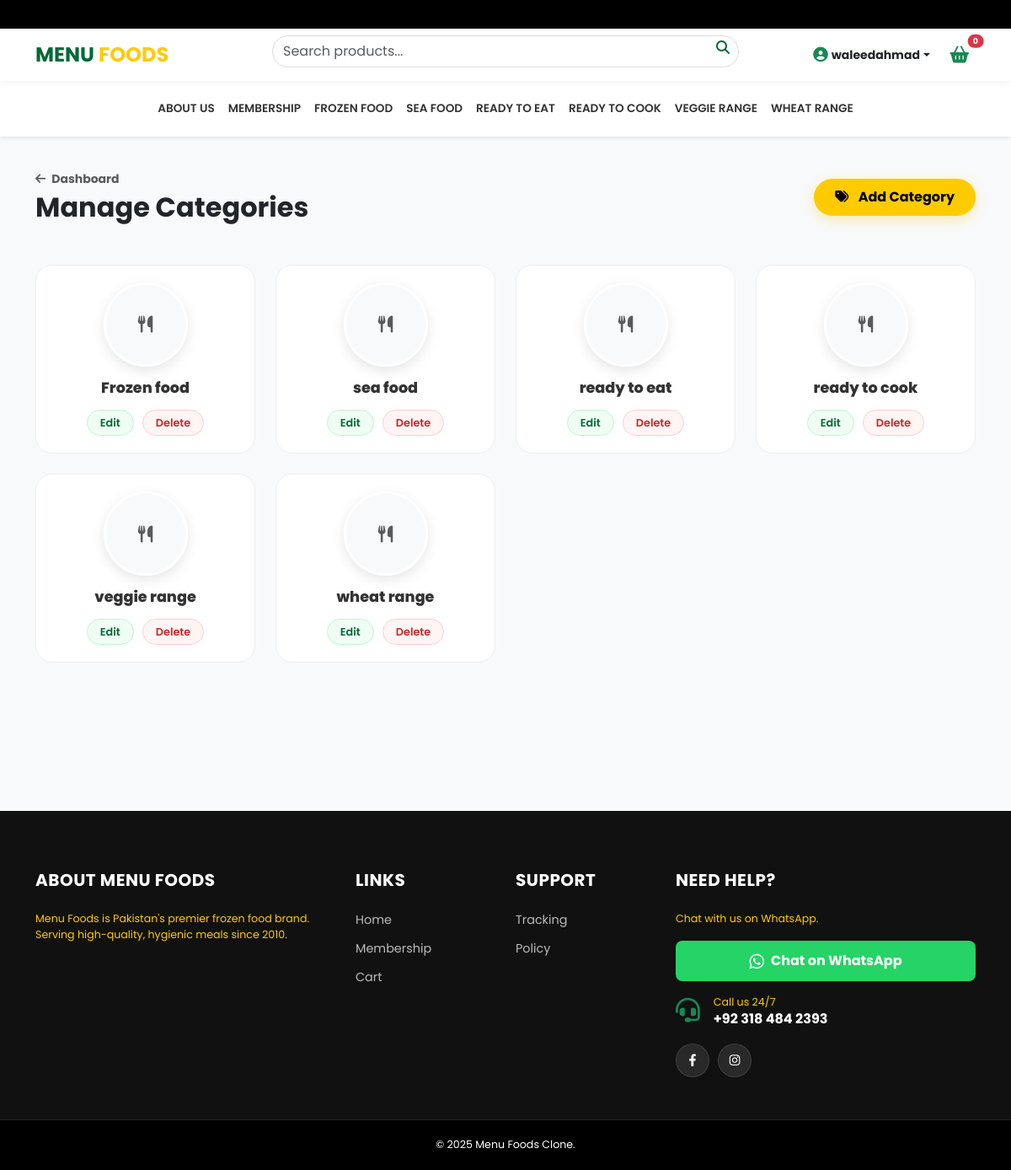
The page /portal/categories/ (signed in) on the database its author committed.
### store/models.py (models this page shows, shortened)
class Category(models.Model):
    name = models.CharField(max_length=100, unique=True)
    image = models.ImageField(upload_to='categories/', blank=True, null=True)
    class Meta: verbose_name_plural = "Categories"

### custom_admin/views.py (the view)
# urls.py: path('categories/', views.admin_categories_list, name='admin_categories_list'),
@user_passes_test(is_admin)
def admin_categories_list(request):
    return render(request, 'custom_admin/categories_list.html', {'categories': Category.objects.all()})

### custom_admin/views.py (called while the page is built)
def is_admin(u): return u.is_superuser

### orders/context_processors.py (called while the page is built)
def cart_count(request):
    cart = request.session.get('cart', {})
    return {'cart_item_count': sum(cart.values())}

### templates/custom_admin/categories_list.html (shortened to what this page needs)
{% extends 'store/base.html' %}
{% block content %}
<div class="admin-bg">
    <div class="container">
        <div class="d-flex justify-content-between align-items-center mb-5">
            <div>
                <a href="{% url 'admin_dashboard' %}" class="text-decoration-none text-muted fw-bold small mb-1 d-block hover-link">
                    <i class="fas fa-arrow-left me-1"></i> Dashboard
                </a>
                <h2 class="fw-bold text-dark m-0">Manage Categories</h2>
            </div>
            <a href="{% url 'admin_add_category' %}" class="btn-add-new">
                <i class="fas fa-tags me-2"></i> Add Category
            </a>
        </div>
        <div class="row g-4">
            {% for c in categories %}
            <div class="col-6 col-md-4 col-lg-3">
                <div class="cat-card">
                    <div class="cat-img-wrapper">
                        {% if c.image %}
                        <img src="{{ c.image.url }}" class="cat-img" alt="{{ c.name }}">
                        {% else %}
                        <div class="w-100 h-100 bg-light d-flex align-items-center justify-content-center text-muted">
                            <i class="fas fa-utensils fa-lg"></i>
                        </div>
                        {% endif %}
                    </div>
                    <h5 class="cat-title">{{ c.name }}</h5>
                    <div class="cat-actions">
                        <a href="{% url 'admin_edit_category' c.id %}" class="btn-cat-action btn-cat-edit">
                            Edit
                        </a>
                        <a href="{% url 'admin_delete_category' c.id %}" class="btn-cat-action btn-cat-del" onclick="return confirm('Delete {{ c.name }}? This might affect products inside it.');">
                            Delete
                        </a>
                    </div>
                </div>
            </div>
            {% empty %}
            <div class="col-12 text-center py-5">
                <i class="fas fa-layer-group fa-4x text-muted opacity-25 mb-3"></i>
                <h4 class="text-muted fw-bold">No Categories Found</h4>
                <p class="text-muted small">Create categories to organize your products.</p>
            </div>
            {% endfor %}
        </div>
    </div>
</div>
{% endblock %}

### templates/store/base.html (shortened to what this page needs)
{% load static %}
<!DOCTYPE html>
<html lang="en">
<head>
    <link href="https://cdn.jsdelivr.net/npm/bootstrap@5.3.0/dist/css/bootstrap.min.css" rel="stylesheet">
    <link rel="stylesheet" href="https://cdnjs.cloudflare.com/ajax/libs/font-awesome/6.4.0/css/all.min.css">
    <link rel="stylesheet" href="https://cdnjs.cloudflare.com/ajax/libs/viewerjs/1.11.3/viewer.min.css">
</head>
<body>
    <div class="top-bar"><div class="marquee-text">Order now for fresh stock! Deliveries might be slightly delayed. | Call us 24/7 at +92 318 484 2393 | Free Delivery for Members!</div></div>
    <div class="main-header sticky-top">
        <div class="container">
            <div class="row align-items-center g-2">
                <div class="col-6 col-lg-3 d-flex align-items-center">
                    <a href="{% url 'home' %}" class="text-decoration-none">
                        <h4 class="m-0 fw-bold" style="color: var(--primary-green);">MENU <span style="color: var(--accent-yellow);">FOODS</span></h4>
                    </a>
                </div>
                <div class="col-6 col-lg-3 text-end d-flex align-items-center justify-content-end order-lg-3 mobile-actions gap-3">
                    {% if user.is_authenticated %}
                        <div class="dropdown">
                            <a class="text-dark text-decoration-none small fw-bold dropdown-toggle d-flex align-items-center" href="#" data-bs-toggle="dropdown">
                                <span class="d-none d-lg-inline">{{ user.username }}</span>
                            </a>
                        </div>
                    {% else %}
                        <a href="{% url 'login' %}" class="text-dark small fw-bold"><i class="fas fa-user me-1"></i> Login</a>
                    {% endif %}
                    <a href="{% url 'cart_page' %}" class="btn btn-outline-success rounded-pill position-relative border-0 fw-bold p-1 px-2">
                        <i class="fas fa-shopping-basket fa-lg"></i>
                        <span id="cart-badge" class="position-absolute top-0 start-100 translate-middle badge rounded-pill bg-danger" style="font-size: 0.6rem;">{{ cart_item_count|default:"0" }}</span>
                    </a>
                </div>
                <div class="col-12 col-lg-6 order-lg-2 mt-2 mt-lg-0">
                    <form class="search-box d-flex position-relative" action="{% url 'search' %}" method="GET">
                        <input class="form-control search-input" type="search" name="q" placeholder="Search products..." value="{{ request.GET.q }}">
                        <button class="search-btn" type="submit"><i class="fas fa-search"></i></button>
                    </form>
                </div>
            </div>
        </div>
    </div>
    <nav class="navbar navbar-expand-lg navbar-custom shadow-sm bg-white d-none d-lg-block">
        <div class="container justify-content-center">
            <ul class="navbar-nav">
                <li class="nav-item"><a class="nav-link" href="{% url 'about' %}">ABOUT US</a></li>
                <li class="nav-item"><a class="nav-link" href="{% url 'membership' %}">MEMBERSHIP</a></li>
                {% for cat in categories %}
                    <li class="nav-item"><a class="nav-link" href="{% url 'category_view' cat.id %}">{{ cat.name|upper }}</a></li>
                {% endfor %}
            </ul>
        </div>
    </nav>
    <div style="flex: 1;">{% block content %}{% endblock %}</div>
    <footer>
        <div class="container">
            <div class="row g-4">
                <div class="col-lg-4 col-md-6">
                    <h5 class="text-white">About Menu Foods</h5>
                    <p class="small mb-4" style="color: var(--accent-yellow);">
                        Menu Foods is Pakistan's premier frozen food brand. Serving high-quality, hygienic meals since 2010.
                    </p>
                </div>
                <div class="col-lg-2 col-md-6 col-6">
                    <h5>Links</h5>
                    <ul>
                        <li><a href="{% url 'home' %}">Home</a></li>
                        <li><a href="{% url 'membership' %}">Membership</a></li>
                        <li><a href="{% url 'cart_page' %}">Cart</a></li>
                    </ul>
                </div>
                <div class="col-lg-2 col-md-6 col-6">
                    <h5>Support</h5>
                    <ul>
                        <li><a href="{% url 'my_orders' %}">Tracking</a></li>
                        <li><a href="{% url 'about' %}">Policy</a></li>
                    </ul>
                </div>
                <div class="col-lg-4 col-md-6">
                    <h5>Need Help?</h5>
                    <p class="small mb-3" style="color: var(--accent-yellow);">Chat with us on WhatsApp.</p>
                    <a href="https://wa.me/923184842393" target="_blank" class="btn w-100 mb-3 d-flex align-items-center justify-content-center" style="background-color: #25D366; color: white; font-weight: bold; border:none; padding: 12px; border-radius: 8px;">
                        <i class="fab fa-whatsapp fa-lg me-2"></i> Chat on WhatsApp
                    </a>
                    <div class="d-flex align-items-center mb-3">
                        <i class="fas fa-headset fa-2x text-success me-3"></i>
                        <div>
                            <p class="mb-0 small" style="color: var(--accent-yellow);">Call us 24/7</p>
                            <h6 class="text-white fw-bold m-0">+92 318 484 2393</h6>
                        </div>
                    </div>
                    <div class="footer-social">
                        <a href="https://web.facebook.com/profile.php?id=61584493205748" target="_blank"><i class="fab fa-facebook-f"></i></a>
                        <a href="#" target="_blank"><i class="fab fa-instagram"></i></a>
                    </div>
                </div>
            </div>
        </div>
        <div class="footer-bottom">
            <div class="container text-center">
                <p class="mb-0 small text-white">&copy; 2025 Menu Foods Clone.</p>
            </div>
        </div>
    </footer>
</body>
</html>

### templates/store/base.html (style rules this page uses)
:root { --primary-green: #006837; --accent-yellow: #fecb00; --light-bg: #f8f9fa; }
body { font-family: 'Poppins', sans-serif; background-color: var(--light-bg); display: flex; flex-direction: column; min-height: 100vh; }
.top-bar { background-color: #000; color: #fff; font-size: 0.75rem; padding: 8px 0; overflow: hidden; white-space: nowrap; }
.marquee-text { display: inline-block; padding-left: 100%; animation: marquee 15s linear infinite; }
.main-header { background-color: #fff; padding: 15px 0; box-shadow: 0 2px 10px rgba(0,0,0,0.05); }
.search-input { border-radius: 50px; padding-right: 40px; border: 1px solid #ddd; }
.search-btn { position: absolute; right: 5px; top: 2px; background: none; border: none; color: var(--primary-green); }
.navbar-custom .nav-link { color: #333; font-weight: 600; font-size: 0.85rem; padding: 15px 15px; transition: 0.3s; }
footer { background-color: #111; color: #bbb; margin-top: auto; padding-top: 70px; font-size: 0.9rem; }
footer h5 { color: #fff; font-weight: 700; margin-bottom: 25px; text-transform: uppercase; letter-spacing: 0.5px; }
footer ul { list-style: none; padding: 0; }
footer ul li { margin-bottom: 12px; }
footer ul li a { color: #bbb; text-decoration: none; transition: 0.3s; }
.footer-social { display: flex; gap: 10px; margin-top: 20px; }
.footer-social a { display: flex; width: 40px; height: 40px; background: rgba(255, 255, 255, 0.1); color: #fff !important; align-items: center; justify-content: center; border-radius: 50%; text-decoration: none; transition: all 0.3s ease; border: 1px solid rgba(255, 255, 255, 0.1); }
.footer-bottom { background: #000; padding: 20px 0; margin-top: 50px; border-top: 1px solid #222; }

### templates/custom_admin/categories_list.html (style rules this page uses)
.admin-bg { background-color: #f8f9fa; min-height: 100vh; padding: 40px 0; }
.cat-card { background: #fff; border-radius: 20px; padding: 20px; text-align: center; border: 1px solid #eee; transition: all 0.3s ease; position: relative; overflow: hidden; height: 100%; }
.cat-img-wrapper { width: 100px; height: 100px; margin: 0 auto 15px; border-radius: 50%; overflow: hidden; border: 3px solid #fff; box-shadow: 0 5px 15px rgba(0,0,0,0.1); position: relative; }
.cat-title { font-weight: 800; color: #333; margin-bottom: 15px; font-size: 1.1rem; }
.cat-actions { display: flex; justify-content: center; gap: 10px; margin-top: 10px; }
.btn-cat-action { padding: 5px 15px; border-radius: 20px; font-size: 0.8rem; font-weight: 600; text-decoration: none; transition: 0.2s; }
.btn-cat-edit { background-color: #f0fdf4; color: #006837; border: 1px solid #bbf7d0; }
.btn-cat-del { background-color: #fff5f5; color: #c62828; border: 1px solid #ffcdd2; }
.btn-add-new { background-color: #fecb00; color: #000; border: none; padding: 10px 25px; border-radius: 50px; font-weight: 700; transition: 0.3s; text-decoration: none; box-shadow: 0 5px 15px rgba(254, 203, 0, 0.3); }

### rows shown on the page
Category: name "FROZEN FOOD", name "Frozen food"
Category: name "SEA FOOD", name "sea food"
Category: name "READY TO EAT", name "ready to eat"
Category: name "READY TO COOK", name "ready to cook"
Category: name "VEGGIE RANGE", name "veggie range"
Category: name "WHEAT RANGE", name "wheat range"

### other values the page prints
{{ user.username }} "waleedahmad"
{{ cart_item_count|default:"0" }} "0"
